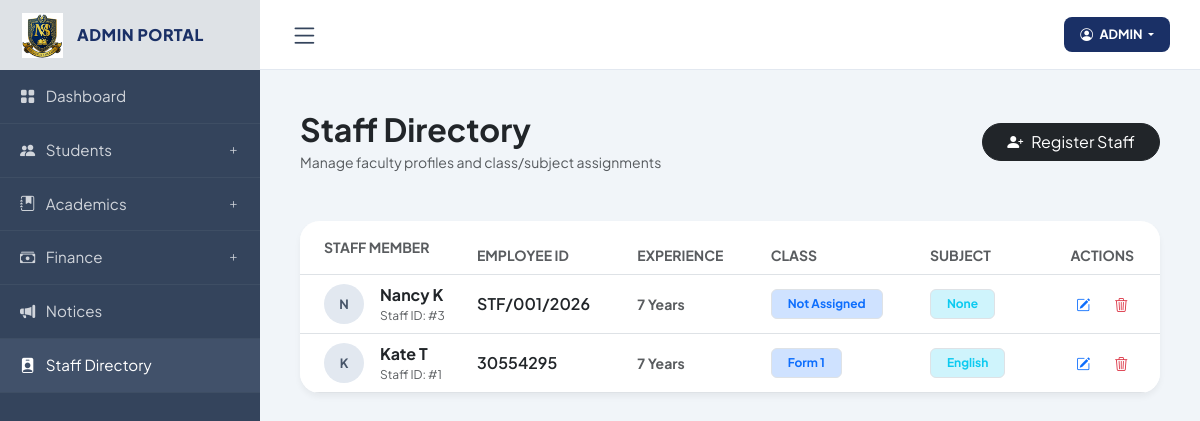
The page /admin/staff.php (signed in) on the database its author committed.
### tables this page shows
CREATE TABLE `teachers` (
  `teacher_id` int NOT NULL,
  `user_id` int NOT NULL,
  `employee_id` varchar(50) DEFAULT NULL,
  `full_name` varchar(100) NOT NULL,
  `email` varchar(100) NOT NULL,
  `phone` varchar(20) DEFAULT NULL,
  `qualification` varchar(255) DEFAULT NULL,
  `experience` varchar(50) DEFAULT NULL,
  `assigned_form` varchar(50) DEFAULT NULL,
  `assigned_subject` varchar(100) DEFAULT NULL,
  `subject_id` int DEFAULT NULL,
  `status` enum('Active','Inactive') DEFAULT 'Active',
  `created_at` timestamp NULL DEFAULT CURRENT_TIMESTAMP
);

### admin/staff.php (the view, shortened to what this page needs)
<?php
include('../database/db_connect.php');
$staff = [];
$s_res = mysqli_query($conn, "SELECT * FROM teachers ORDER BY teacher_id DESC");
if ($s_res) {
    while ($row = mysqli_fetch_assoc($s_res)) $staff[] = $row;
}
?>
<!DOCTYPE html>
<html lang="en">
<head>
    <link href="https://cdn.jsdelivr.net/npm/bootstrap@5.3.0/dist/css/bootstrap.min.css" rel="stylesheet">
    <link rel="stylesheet" href="https://cdn.jsdelivr.net/npm/bootstrap-icons@1.11.0/font/bootstrap-icons.css">
</head>
<body>
<?php include("includes/sidebar.php"); ?>
<?php include("includes/navbar.php"); ?>
<main class="main-content">
    <div class="d-flex justify-content-between align-items-center mb-5 flex-wrap gap-3">
        <div>
            <h2 class="fw-bold mb-1">Staff Directory</h2>
            <p class="text-muted small mb-0">Manage faculty profiles and class/subject assignments</p>
        </div>
        <a href="add_staff.php" class="btn btn-dark rounded-pill px-4">
            <i class="bi bi-person-plus-fill me-2"></i>Register Staff
        </a>
    </div>
    <div class="card p-0 overflow-hidden">
        <?php if (empty($staff)): ?>
            <div class="p-5 text-center">
                <i class="bi bi-people fs-1 text-muted d-block mb-3"></i>
                <h5 class="fw-bold text-muted">No staff members yet</h5>
                <p class="text-muted mb-3">Click <strong>Register Staff</strong> to add the first one.</p>
                <a href="add_staff.php" class="btn btn-dark rounded-pill px-4">
                    <i class="bi bi-person-plus-fill me-2"></i>Register Staff
                </a>
            </div>
        <?php else: ?>
            <div class="table-responsive">
                <table class="table table-hover align-middle mb-0">
                    <thead class="bg-light">
                        <tr>
                            <th class="ps-4 py-3 text-muted small text-uppercase">Staff Member</th>
                            <th class="text-muted small text-uppercase">Employee ID</th>
                            <th class="text-muted small text-uppercase">Experience</th>
                            <th class="text-muted small text-uppercase">Class</th>
                            <th class="text-muted small text-uppercase">Subject</th>
                            <th class="text-center text-muted small text-uppercase">Actions</th>
                        </tr>
                    </thead>
                    <tbody>
                        <?php foreach ($staff as $row): ?>
                            <tr>
                                <td class="ps-4">
                                    <div class="d-flex align-items-center">
                                        <div class="avatar-circle me-3">
                                            <?php echo htmlspecialchars(strtoupper(substr($row['full_name'] ?? '?', 0, 1))); ?>
                                        </div>
                                        <div>
                                            <div class="fw-bold"><?php echo htmlspecialchars($row['full_name'] ?? ''); ?></div>
                                            <div class="text-muted" style="font-size: 0.75rem;">
                                                Staff ID: #<?php echo intval($row['teacher_id']); ?>
                                            </div>
                                        </div>
                                    </div>
                                </td>
                                <td>
                                    <span class="fw-semibold text-dark">
                                        <?php echo !empty($row['employee_id']) ? htmlspecialchars($row['employee_id']) : 'N/A'; ?>
                                    </span>
                                </td>
                                <td>
                                    <span class="text-muted small fw-bold">
                                        <?php echo !empty($row['experience']) ? htmlspecialchars($row['experience']) : '0 Years'; ?>
                                    </span>
                                </td>
                                <td>
                                    <span class="badge bg-primary-subtle text-primary border px-3 py-2">
                                        <?php echo !empty($row['assigned_form']) ? htmlspecialchars($row['assigned_form']) : 'Not Assigned'; ?>
                                    </span>
                                </td>
                                <td>
                                    <span class="badge bg-info-subtle text-info border px-3 py-2">
                                        <?php echo !empty($row['assigned_subject']) ? htmlspecialchars($row['assigned_subject']) : 'None'; ?>
                                    </span>
                                </td>
                                <td class="text-center">
                                    <div class="d-flex justify-content-center gap-2">
                                        <button class="btn btn-sm btn-outline-primary border-0 rounded-circle"
                                                data-bs-toggle="modal"
                                                data-bs-target="#assignModal<?php echo intval($row['teacher_id']); ?>">
                                            <i class="bi bi-pencil-square"></i>
                                        </button>
                                        <form method="post" onsubmit="return confirm('Remove this staff member?');" class="d-inline">
                                            <button type="submit" class="btn btn-sm btn-outline-danger border-0 rounded-circle">
                                                <i class="bi bi-trash3"></i>
                                            </button>
                                        </form>
                                    </div>
                                </td>
                            </tr>
                        <?php endforeach; ?>
                    </tbody>
                </table>
            </div>
        <?php endif; ?>
    </div>
</main>
<?php include("footer.php"); ?>
</body>
</html>

### admin/staff.php (style rules this page uses)
:root { --sidebar-bg: #34445c; --sidebar-header: #dee2e6; --primary-blue: #1a3066; --sidebar-width: 260px; }
body { font-family: 'Plus Jakarta Sans', sans-serif; background-color: #f1f5f9; margin: 0; overflow-x: hidden; transition: all 0.3s; }
.main-content { margin-left: var(--sidebar-width); padding: 40px; transition: all 0.3s ease; }
.card { border: none; border-radius: 20px; box-shadow: 0 4px 6px rgba(0,0,0,0.05); }
.table th, .table td { white-space: nowrap; width: 1%; }
.table td.ps-4 { width: auto; white-space: normal; }
.avatar-circle { width: 40px; height: 40px; background: #e2e8f0; color: #475569; border-radius: 50%; display: flex; align-items: center; justify-content: center; font-weight: 700; font-size: 0.8rem; }

### rows shown on the page
teachers: full_name "N", full_name "Nancy K", teacher_id "3", employee "STF/001/2026", experience "7 Years", shows "Not Assigned", shows "None"
teachers: full_name "K", full_name "Kate T", teacher_id "1", employee "30554295", experience "7 Years", assigned_form "Form 1", assigned_subject "English"

### other values the page prints
$admin_display_name "ADMIN"
